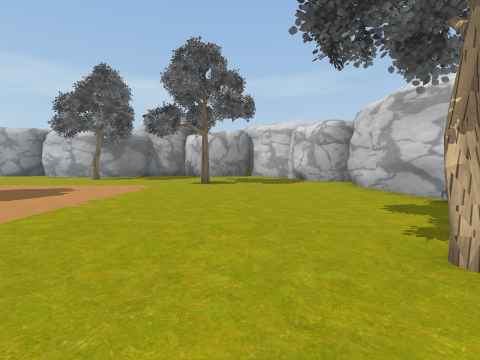
view 1 (above)

14 first-person views from a walk through a Unity game level. The camera is 1.3 m above the floor, tilts 4° down and sees 85° across. The floor is counted in squares, 2 m on a side. Each view is taken from the middle of a square. On the plan, view 1 faces up. The plan holds only what a view shows up to about 9 squares ahead; the rest is blank. The place goes on beyond the plan. The player is left out. Some animated figures are not drawn. Some surface patterns are stand-ins.

view 2
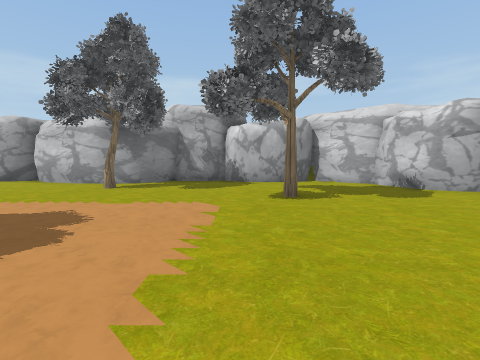

view 3
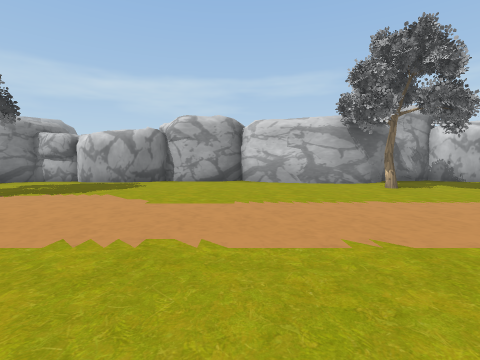

view 4
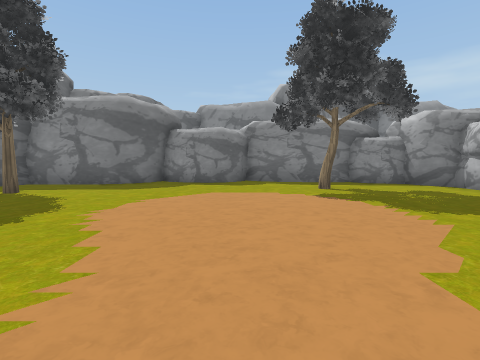

view 5
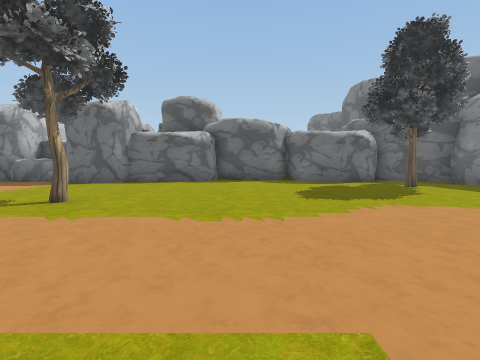

view 6
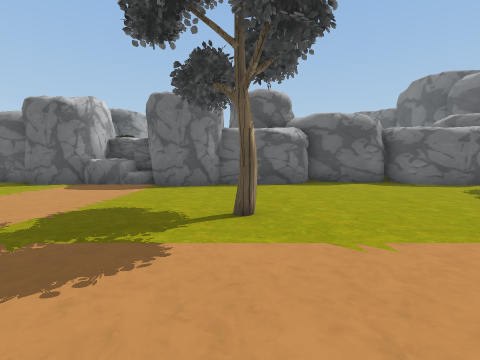

view 7
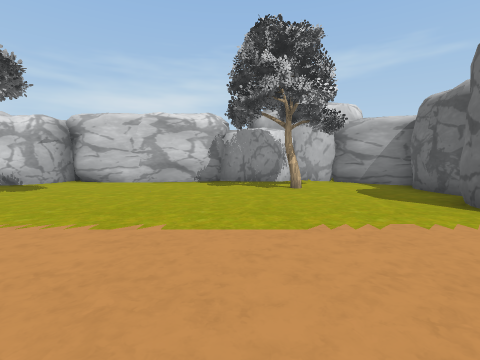

view 8
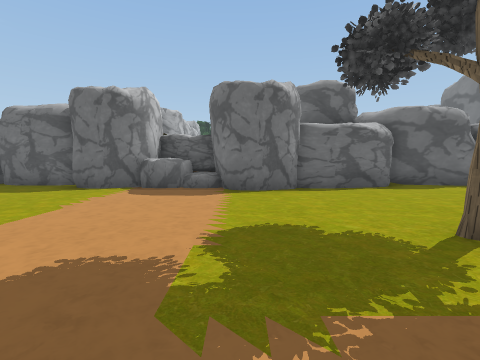

view 9
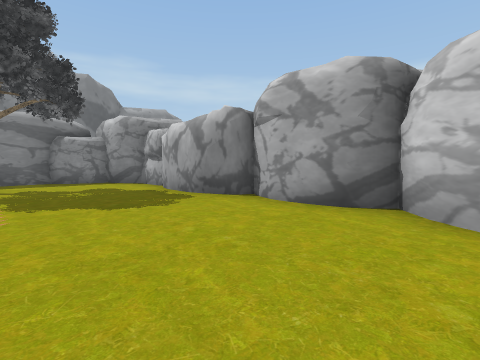

view 10
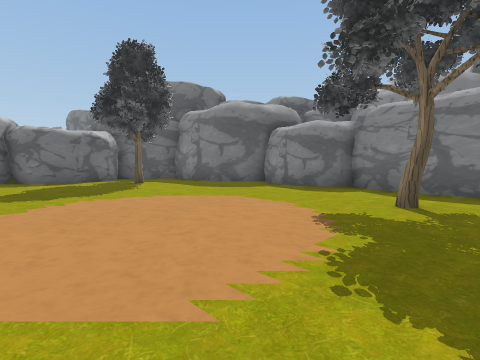

view 11
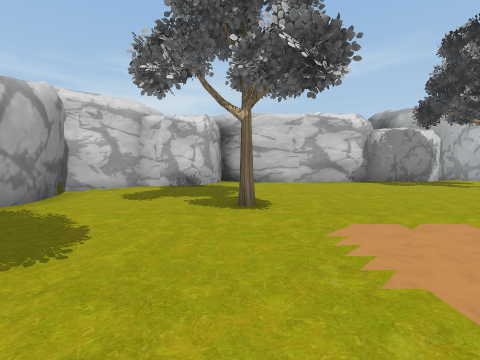

view 12
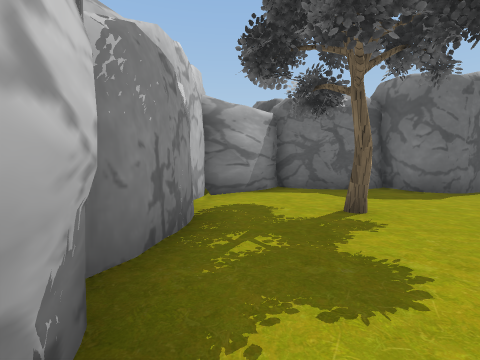

view 13
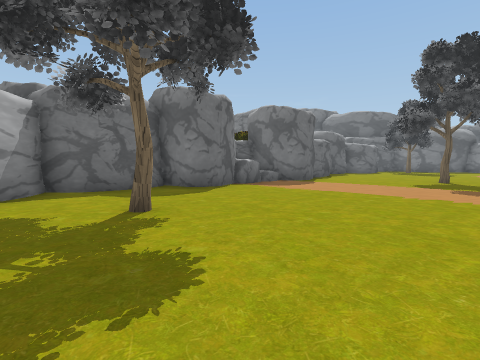

view 14
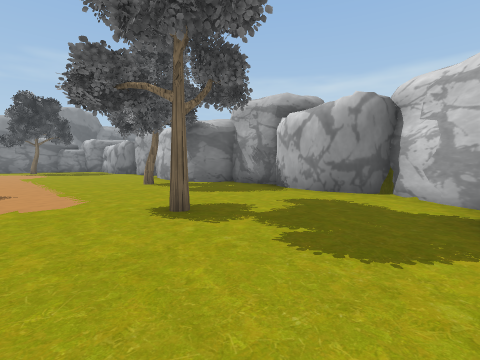

### Floor plan
Points are (right, up) in squares from view 1. A wall is a line through its corners. A room is listed if a view was taken in it or the views show most of it. See-through windows are left out.
Room 1 (views 1, 2, 3, 4, 5, 6, 7, 8, 9, 10, 11, 12, 13, 14)
walls: (-6.1, 10.6) (-8.1, 11.1); (-7, 10.8) (-8.6, 11.4) (-9, 12.1); (-5.3, 10.8) (-6.5, 10.8); (-8, 11.1) (-8.6, 11.5); (-5.2, 10.9) (-6.1, 10.8); (-8.4, 11.3) (-8.9, 11.8); (-8.5, 11.4) (-9, 12); (-4.4, 11.2) (-5.7, 10.8); (-4.4, 11.2) (-5.4, 10.8); (-4.5, 11.3) (-5.1, 10.9); (-4.1, 11.8) (-4.3, 11.3); (-4.1, 11.8) (-4.5, 11.2); (-3.1, 11.8) (-4.2, 11.7); (-2.7, 11.9) (-3.6, 11.7) (-4.2, 11.8) (-4.3, 11.3); (-2.4, 11.9) (-3, 11.7); (-11, -0.9) (-9.4, -1.4); (-11, -1) (-9.7, -1.2); (-11.1, -1) (-10.1, -1); (-11.5, -1.3) (-11.1, -1) (-10.2, -1) (-9.2, -1.4); (-11.6, -1.3) (-11.2, -1); (1.3, 11.1) (0.5, 11.8); (1.9, 10.6) (0.4, 11.7); (3.1, 7) (3.4, 8.2) (3.7, 8.5); (2, 10.7) (1.4, 11); (3.2, 5.3) (3.3, 7.3); (3.2, 5.1) (3.1, 7.4); (-16.6, 2) (-16.4, 0.5); (-16.4, 1.5) (-16.5, -0.1) (-15.7, -0.4); (-17.4, 7.2) (-17.6, 6.6); (-16.5, 1.6) (-16.4, 0.4); (-17.2, 3.2) (-16.6, 2.3) (-16.4, 1.4); (-17.2, 9) (-17.4, 7.1); (-15.4, -0.6) (-14.8, -1.1); (3.5, 3.8) (2.9, 6.1); (-17.3, 9.3) (-17.2, 8.5) (-17.6, 6.7); (-17.6, 3.5) (-16.9, 2.8) (-16.5, 1.9); (3.7, 3.8) (3.4, 4.2); (3.7, 3.8) (3.4, 4.6) (3.1, 6.3); (-17.4, 9.5) (-17.3, 9); (-17.7, 3.5) (-17.3, 3.2); (-16.2, -0.1) (-14.8, -1); (-17.8, 3.5) (-17.3, 3.2); (4, 3.6) (3.4, 4.1); (2.6, -0.8) (3.3, -0.2) (3.7, -0.1) (3.8, 0.5); (2, -1.9) (2.8, -0.6); (3.8, 0.7) (4, 1.2); (3.6, -0.1) (4, 1.2)
low walls: (-4.3, 11.3) (-5.2, 10.9); (-16.6, 2.3) (-16.5, 2); (-17.7, 3.5) (-17.2, 3.2)
objects: other object (-18, 4) to (-17, 6); other object (-18, 10) to (-17, 11); other object (-18, 13) to (-16, 14); other object (-17, 14); other object (-16, 11); other object (-16, 12) to (-14, 13); other object (-15, 8); other object (-15, 14) to (-14, 14); other object (-14, -2) to (-12, 0); other object (-14, 1); other object (-14, 11) to (-12, 12); other object (-11, 12) to (-9, 13); other object (-9, -1) to (-8, -1); other object (-7, -1) to (-5, 0); other object (-7, 4); other object (-5, -1) to (-4, -1); other object (-5, 10); other object (-4, -2); other object (-3, -2); other object (-3, -1) to (-2, -1); other object (-2, -2) to (-1, -1); other object (-2, 12) to (0, 12); other object (-1, 8); other object (0, -4) to (1, -3); other object (0, -2) to (1, -1); other object (1, 2); other object (2, 9) to (4, 10)

Positions as (right, up) in squares from view 1, and headings:
1: (0, 0), facing up
2: (-2, 3), facing up
3: (-9, 3), facing up
4: (-9, 6), facing left
5: (-10, 8), facing down
6: (-7, 7), facing down
7: (-5, 3), facing right
8: (-5, 6), facing down
9: (-8, 8), facing up-left
10: (-11, 9), facing down-left
11: (-5, 8), facing right
12: (3, 5), facing down
13: (3, 5), facing down-left
14: (2, 6), facing up-left
